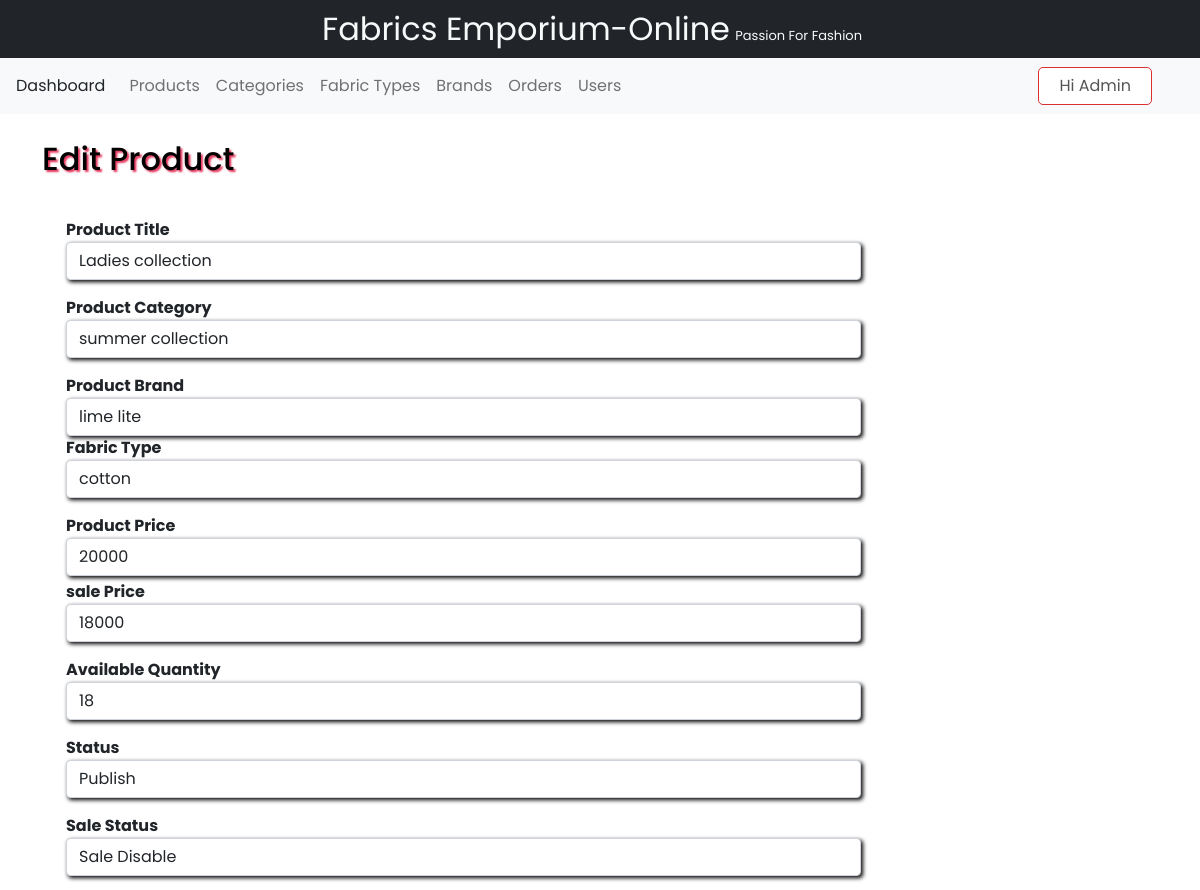
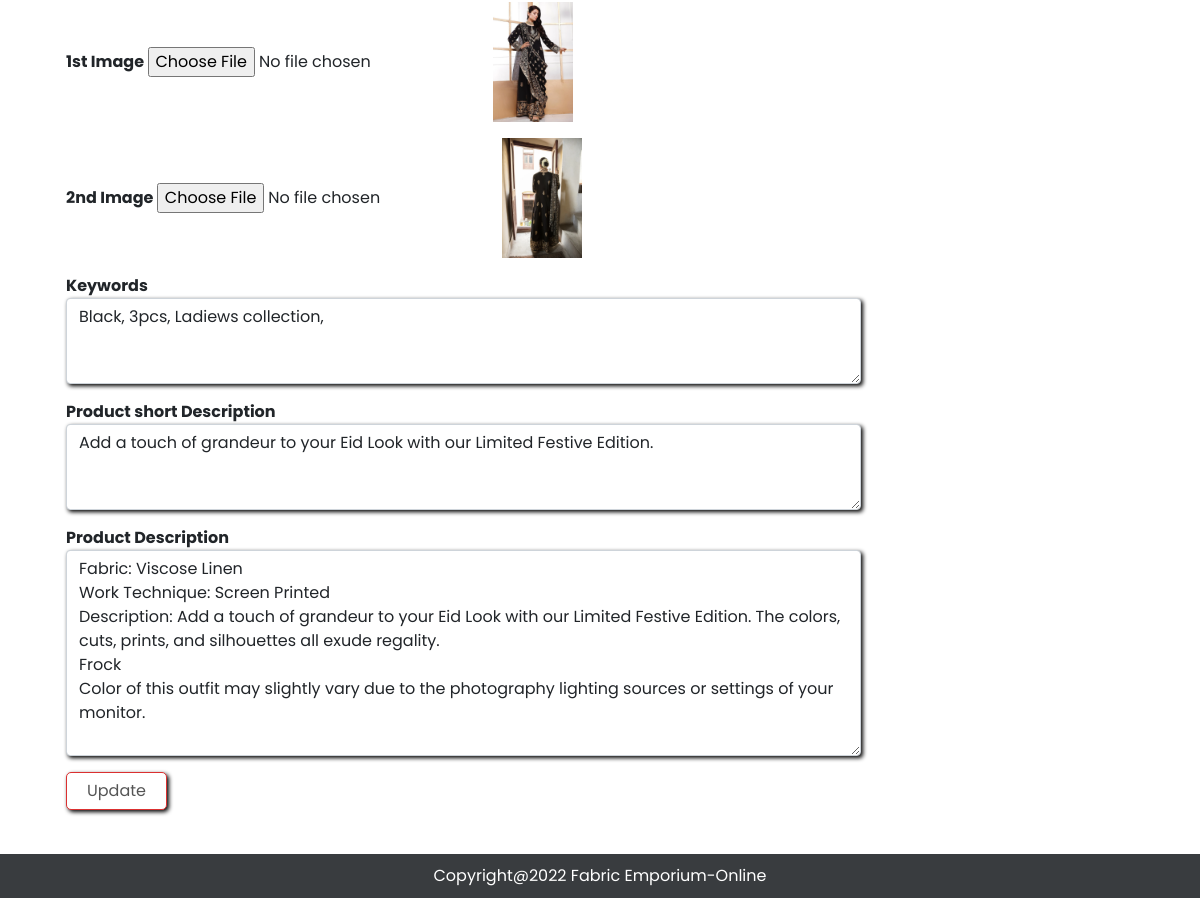
Page /admin/edit_product.php?id=PRD022 on the committed database (2 pictures, top to bottom).
### tables this page shows
CREATE TABLE `product` (
  `pro_id` varchar(10) NOT NULL,
  `pro_title` text NOT NULL,
  `pro_cat` tinyint(20) NOT NULL,
  `pro_brand` tinyint(20) NOT NULL,
  `pro_short_desc` varchar(100) NOT NULL,
  `pro_desc` varchar(500) NOT NULL,
  `pro_image` longblob NOT NULL,
  `pro_image2` longblob NOT NULL,
  `pro_fab_type` tinyint(34) NOT NULL,
  `pro_price` int(11) NOT NULL,
  `pro_sale_price` int(11) NOT NULL,
  `pro_qty` int(11) NOT NULL,
  `saller_status` tinyint(5) NOT NULL,
  `pro_sale_status` tinyint(5) NOT NULL,
  `keywords` varchar(255) DEFAULT NULL
);

### admin/edit_product.php (the view, shortened to what this page needs)
<?php
include 'header.php'; ?>
<div class="admin-content container">
   <h2 class="admin-heading">Edit Product</h2>
<?php
include 'config.php';
    $ids = $_GET['id'];
    $sql= "SELECT * FROM `product` LEFT JOIN category ON product.pro_cat = category.category_id LEFT JOIN brands ON product.pro_brand = brands.b_id LEFT JOIN fabric_type ON product.pro_fab_type = fabric_type.fab_id WHERE pro_id = '$ids'";
    $result = mysqli_query($conn, $sql) or die("Query Failed.");
    if(mysqli_num_rows($result) > 0){
      while($row = mysqli_fetch_assoc($result)) {
                                    $product_title = $row['pro_title'];
                                    $Product_short_Desc = $row['pro_short_desc'];
                                    $Product_Description = $row['pro_desc'];
                                    $Product_price = $row['pro_price'];
                                    $Product_sale_price = $row['pro_sale_price'];
                                    $Product_quantity = $row['pro_qty'];
                                    $Product_image = $row['pro_image'];
                                    $Product_image2 = $row['pro_image2'];
                                    $Product_status = $row['saller_status'];
                                    $Product_sale_status = $row['pro_sale_status'];
                                    $keywords = $row['keywords']; ?>
<form id="" class="add-post-form row p-4" action="save_updates.php" method="post" enctype="multipart/form-data" autocomplete="off">
  <div class="col-md-9">
    <div class="form-group mt-2 fw-bold">
        <label for="">Product Title</label>
        <input type="text" class="form-control product_title text-box" name="pro_title" value="<?php echo $product_title;?>" placeholder="Product Title" />
    </div>
    <div class="form-group category mt-3 fw-bold">
        <label for="">Product Category</label>
        <select class="form-control product_category  text-box" name="pro_cat">
<?php
include 'config.php';
    $sql1 = "SELECT * FROM category";
       $result1 = mysqli_query($conn, $sql1) or die("Query Unsuccessfull.");
        if(mysqli_num_rows($result1) > 0){
            while($row1 = mysqli_fetch_assoc($result1)){ ?>
                <option value="<?php echo $row1['category_id']?>"><?php echo $row1['category_name']?></option>
        <?php }
                }?>
         </select>
    </div>
    <div class="form-group brand mt-3 fw-bold">
        <label for="">Product Brand</label>
        <select class="form-control product_brands text-box" name="pro_brand">
<?php
include 'config.php';
   $sql2 = "SELECT * FROM brands";
        $result2 = mysqli_query($conn, $sql2) or die("Query Unsuccessfull.");
            if(mysqli_num_rows($result2) > 0){
                while($row2 = mysqli_fetch_assoc($result2)){  ?>
                    <option value="<?php echo $row2['b_id']?>"><?php echo $row2['b_name']?></option>
            <?php }
                    }?>
            </select>
    </div>
    <div class="form-group brand mb-3 fw-bold">
        <label for="">Fabric Type</label>
          <select class="form-control product_brands text-box" name="pro_fab_type">
<?php
include 'config.php';
    $sql3 = "SELECT * FROM fabric_type";
       $result3 = mysqli_query($conn, $sql3) or die("Query Unsuccessfull.");
        if(mysqli_num_rows($result3) > 0){
           while($row3 = mysqli_fetch_assoc($result3)){  ?>
               <option value="<?php echo $row3['fab_id']?>"><?php echo $row3['fab_name']?></option>
         <?php }
                }?>
        </select>
    </div>
    <div class="form-group mt-1 fw-bold">
        <label for="">Product Price</label>
        <input type="text" class="form-control product_price text-box" name="pro_price"  value="<?php echo  $Product_price;?>">
    </div>
    <div class="form-group mt-1 fw-bold">
        <label for="">sale Price</label>
        <input type="text" class="form-control product_price text-box" name="pro_sale_price"  value="<?php echo $Product_sale_price;?>">
    </div>
    <div class="form-group mt-3 fw-bold">
        <label for="">Available Quantity</label>
        <input type="number" class="form-control product_qty text-box" name="pro_qty"  value="<?php echo $Product_quantity;?>"/>
    </div>
    <div class="form-group mt-3 fw-bold">
        <label>Status</label>
        <select class="form-control product_status text-box" name="saller_status">
        <option <?php if($Product_status == '1') echo 'selected'; ?> value="1">Publish</option>
        </select>
    </div>
    <div class="form-group mt-3 fw-bold">
        <label>Sale Status</label>
        <select class="form-control product_status text-box" name="pro_sale_status">
        <option <?php if($Product_sale_status == '0') echo 'selected'; ?> value="0">Sale Disable</option>
      </select>
    </div>
    <div class="form-group mt-3 fw-bold text-box">
    <label>1st Image</label>
        <input type="file" class="product_image"  name="new_image">
        <img id="image" src="../image/<?php echo  $Product_image;?>" width="80px"/>
    </div>
    <div class="form-group mt-3 fw-bold text-box">
        <label for="">2nd Image</label>
        <input type="file" class="product_image"  name="new_image2">
        <img id="image" src="../image/<?php echo $Product_image2?>" width="80px"/>
    </div>
    <div class="form-group mt-3 fw-bold">
        <label for="">Keywords</label>
        <textarea class="form-control  text-box" name="keywords" value="" rows="3"  ><?php echo  $keywords;?></textarea>
    </div>
    <div class="form-group mt-3 fw-bold">
        <label for="">Product short Description</label>
        <textarea class="form-control  text-box" name="pro_short_desc" value="" rows="3"  ><?php echo $Product_short_Desc;?></textarea>
    </div>
    <div class="form-group mt-3 fw-bold">
        <label for="">Product Description</label>
        <textarea class="form-control product_description text-box" name="pro_desc"  value="" rows="8"  ><?php echo $Product_Description;?></textarea>
    </div>
</div>
    <div class="form-group mt-3">
        <input type="submit" class="btn add-new text-box" name="update-pro" value="Update">
    </div>
    </div>
<?php
    }
      }?>
    </div>
<?php
    include 'footer.php';?>

### css/style.css (style rules this page uses)
:root { --lg-font: 'Kaisei Tokumin', serif; --sm-font: 'Poppins', sans-serif; --pink: #e5345b; --white:white; }
body { font-family: var(--sm-font); }
.btn:not(.nav-btns button) { background-color: #fff; color: rgb(85, 85, 85); padding: 6px 20px; border-color: var(--pink); border-radius: 5px; border: 1px solid rgb(219, 48, 48); }
.admin-heading { color:black; text-shadow: 2px 2px 2px var(--pink); box-sizing: border-box; padding-top: 6px; padding-bottom: 0; }
.add-post-form .form-group .text-box { box-shadow: 2px 2px 4px black; }

### rows in the picture
product: pro_title "Ladies collection", pro_price "20000", pro_sale_price "18000", pro_qty "18", saller_status "Publish", pro_sale_status "Sale Disable", pro_image (picture), pro_image2 (picture), keywords "Black, 3pcs, Ladiews collection,", pro_short_desc "Add a touch of grandeur to your Eid Look with our Limited Festive Edition.", pro_desc "Fabric: Viscose Linen Work Technique: Screen Printed Description: Add a touch of grandeur to your Eid Look with our Limited Festive Edition. The colors, cuts, prints, and silhouettes all exude regality. Frock Color of this outfit may slightly vary due to the photography lighting sources or settings of your monitor."

### other values in the picture
form field pro_cat "summer collection"
form field pro_brand "lime lite"
form field pro_fab_type "cotton"
